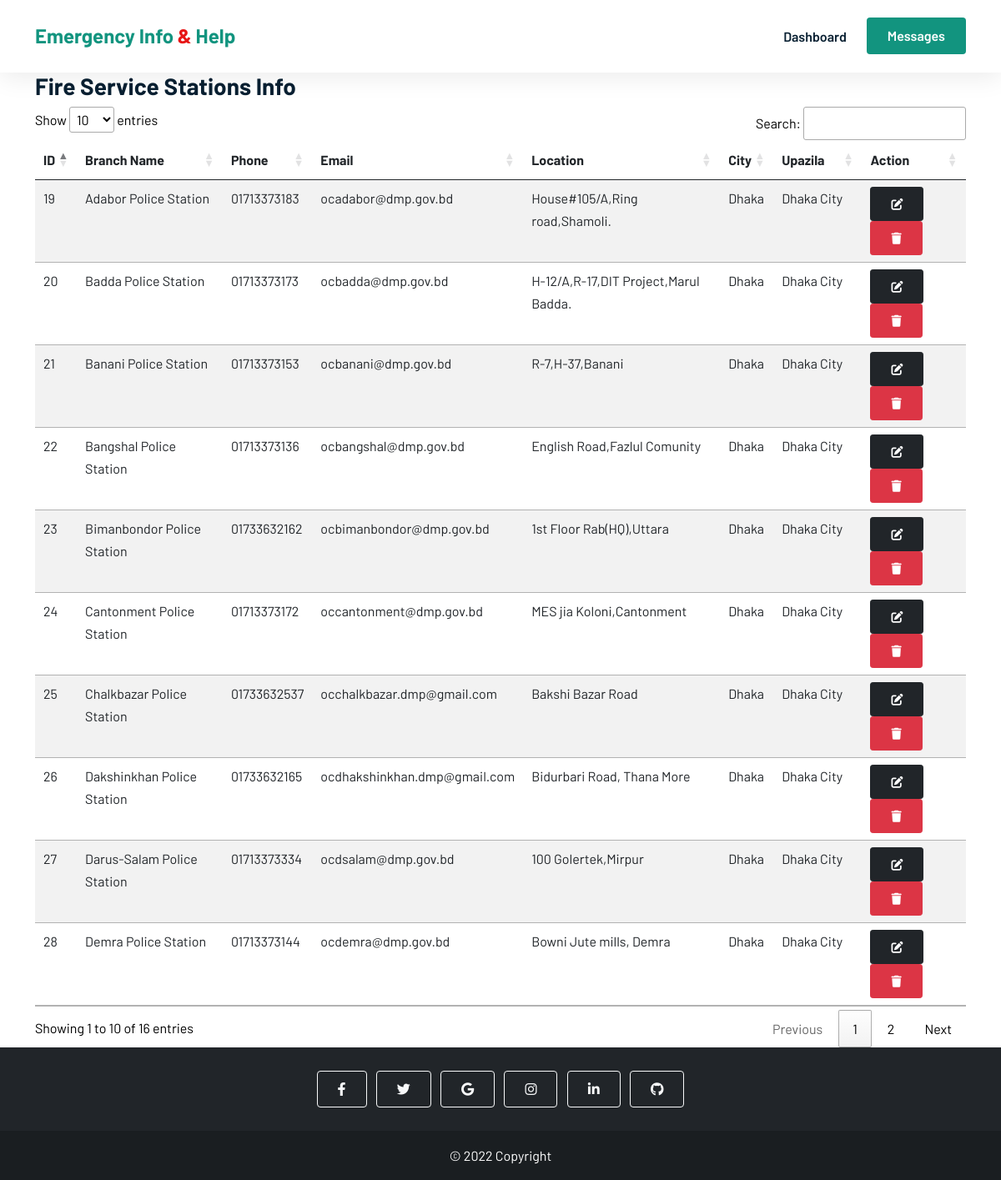
/admin/police_info.php (signed in), run on the app's committed database.
### tables this page shows
CREATE TABLE `police` (
  `id` int(11) NOT NULL,
  `branch_name` varchar(255) NOT NULL,
  `phone` varchar(32) NOT NULL,
  `email` varchar(32) NOT NULL,
  `location` varchar(255) NOT NULL,
  `division` varchar(255) DEFAULT NULL,
  `city` varchar(25) DEFAULT NULL,
  `upazila` varchar(25) DEFAULT NULL
);

### admin/police_info.php (the view, shortened to what this page needs)
<?php
include_once './admin_includes/db.php';
$sql = "SELECT * FROM `police`";
$results = $con->query($sql);
?>
<!DOCTYPE html>
<html lang="en">
<head>
    <link href="https://cdn.jsdelivr.net/npm/bootstrap@5.0.2/dist/css/bootstrap.min.css" rel="stylesheet" />
    <link rel="stylesheet" href="https://cdnjs.cloudflare.com/ajax/libs/font-awesome/6.1.1/css/all.min.css" />
    <link rel="stylesheet" href="//cdn.datatables.net/1.12.1/css/jquery.dataTables.min.css">
    <link rel="stylesheet" href="../css/style.css" />
</head>
<body>
    <header class="sticky-top">
        <nav class="navbar navbar-expand-lg  bg-white">
            <div class="container">
                <a class="navbar-brand" href="./admin_dashboard.php">Emergency Info <span>&</span> Help</a>
                <div class="collapse navbar-collapse" id="navbarNavDropdown">
                    <ul class="navbar-nav ms-auto">
                        <li class="nav-item">
                            <a class="nav-link" aria-current="page" href="./admin_dashboard.php">Dashboard</a>
                        </li>
                    </ul>
                    <a href="messages.php" class="btn btn-brand ms-lg-3">Messages</a>
                </div>
            </div>
        </nav>
    </header>
    <main>
        <div class="container">
            <h3>Fire Service Stations Info</h3>
            <div>
                <table class="table table-striped" id="messages">
                    <thead>
                        <tr>
                            <th scope="col">ID</th>
                            <th scope="col">Branch Name</th>
                            <th scope="col">Phone</th>
                            <th scope="col">Email</th>
                            <th scope="col">Location</th>
                            <th scope="col">City</th>
                            <th scope="col">Upazila</th>
                            <th scope="col">Action</th>
                        </tr>
                    </thead>
                    <tbody>
                        <?php while ($row = $results->fetch_assoc()) : ?>
                            <tr>
                                <td><?php echo $row['id'] ?></td>
                                <td><?php echo $row['branch_name'] ?></td>
                                <td><?php echo $row['phone'] ?></td>
                                <td><?php echo $row['email'] ?></td>
                                <td><?php echo $row['location'] ?></td>
                                <td><?php echo $row['city'] ?></td>
                                <td><?php echo $row['upazila'] ?></td>
                                <td>
                                    <button type="button" class="btn btn-sm btn-dark" data-bs-toggle="modal" data-bs-target="#editFire_<?php echo $row['id'] ?>">
                                        <i class="fa-solid fa-pen-to-square"></i>
                                    </button>
                                    <button class='delete btn btn-sm btn-danger' id="<?php echo $row['id'] ?>"><i class="delete fa-solid fa-trash" id="<?php echo $row['id'] ?>"></i></button>
                                </td>
                            </tr>
                        <?php endwhile ?>
                    </tbody>
                </table>
            </div>
        </div>
    </main>
    <footer class="bg-dark text-center text-white">
        <div class="container p-4 pb-0">
            <section class="mb-4">
                <a class="btn btn-outline-light btn-floating m-1" href="#!" role="button"><i class="fab fa-facebook-f"></i></a>
                <a class="btn btn-outline-light btn-floating m-1" href="#!" role="button"><i class="fab fa-twitter"></i></a>
                <a class="btn btn-outline-light btn-floating m-1" href="#!" role="button"><i class="fab fa-google"></i></a>
                <a class="btn btn-outline-light btn-floating m-1" href="#!" role="button"><i class="fab fa-instagram"></i></a>
                <a class="btn btn-outline-light btn-floating m-1" href="#!" role="button"><i class="fab fa-linkedin-in"></i></a>
                <a class="btn btn-outline-light btn-floating m-1" href="#!" role="button"><i class="fab fa-github"></i></a>
            </section>
        </div>
        <div class="text-center p-3 footer-last">
            © 2022 Copyright
        </div>
    </footer>
</body>
</html>

### css/style.css (style rules this page uses)
* { margin: 0; padding: 0; box-sizing: border-box; list-style: none; }
html, body { font-family: "Barlow", sans-serif; line-height: 1.7; color: black; max-width: 100%; scroll-behavior: smooth; }
h1, h2, h3, h4, h5, h6 { font-weight: 700 !important; color: #092032; }
.navbar-nav .nav-link { color: #092032; text-decoration: none; transition: all 0.4s ease; font-weight: 600; }
a { color: #092032; text-decoration: none; }
.navbar { box-shadow: 0px 6px 30px rgba(0, 0, 0, 0.08); z-index: 1; padding: 1.5% 0; }
.navbar .navbar-brand { font-weight: 700; font-size: 24px; color: #12947f; }
.navbar-brand span { color: #e71414; }
.btn { padding: 9px 24px; font-weight: 600; }
.btn-brand { color: white; background-color: #12947f; }
.footer-last { background-color: rgba(0, 0, 0, 0.2); }
a { color: black; }

### data on the page
police: id "19", branch_name "Adabor Police Station", phone "01713373183", email "ocadabor@dmp.gov.bd", location "House#105/A,Ring road,Shamoli.", city "Dhaka", upazila "Dhaka City"
police: id "20", branch_name "Badda Police Station", phone "01713373173", email "ocbadda@dmp.gov.bd", location "H-12/A,R-17,DIT Project,Marul Badda.", city "Dhaka", upazila "Dhaka City"
police: id "21", branch_name "Banani Police Station", phone "01713373153", email "ocbanani@dmp.gov.bd", location "R-7,H-37,Banani", city "Dhaka", upazila "Dhaka City"
police: id "22", branch_name "Bangshal Police Station", phone "01713373136", email "ocbangshal@dmp.gov.bd", location "English Road,Fazlul Comunity", city "Dhaka", upazila "Dhaka City"
police: id "23", branch_name "Bimanbondor Police Station", phone "01733632162", email "ocbimanbondor@dmp.gov.bd", location "1st Floor Rab(HQ),Uttara", city "Dhaka", upazila "Dhaka City"
police: id "24", branch_name "Cantonment Police Station", phone "01713373172", email "occantonment@dmp.gov.bd", location "MES jia Koloni,Cantonment", city "Dhaka", upazila "Dhaka City"
police: id "25", branch_name "Chalkbazar Police Station", phone "01733632537", email "occhalkbazar.dmp@gmail.com", location "Bakshi Bazar Road", city "Dhaka", upazila "Dhaka City"
police: id "26", branch_name "Dakshinkhan Police Station", phone "01733632165", email "ocdhakshinkhan.dmp@gmail.com", location "Bidurbari Road, Thana More", city "Dhaka", upazila "Dhaka City"
police: id "27", branch_name "Darus-Salam Police Station", phone "01713373334", email "ocdsalam@dmp.gov.bd", location "100 Golertek,Mirpur", city "Dhaka", upazila "Dhaka City"
police: id "28", branch_name "Demra Police Station", phone "01713373144", email "ocdemra@dmp.gov.bd", location "Bowni Jute mills, Demra", city "Dhaka", upazila "Dhaka City"
